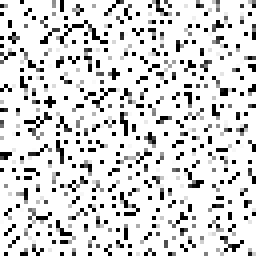
%> input picture amywatermark.bmp, 64 x 64 px (shown 4 times larger)
$ octave --eval "result = Arnold1('amywatermark.bmp');"   (GNU Octave 9; MATLAB toolbox functions it lacks are replaced by stand-ins)
%> lines starting %> are read from the running program, lines starting %| are printed output that depends on the picture
function [realwater] = Arnold1(waterpath)
%> called with waterpath = 'amywatermark.bmp'
C = imread(waterpath);
%> C is the input picture: size 64x64 uint8; min 0, max 255, mean 214
[h w]=size(C);
%> h = 64; w = 64
% Common parameters for scrambling and restoration
n=10;
a=3;b=5;
N=h;
%> N = 64

% Restoration
D=zeros(h,w);
for i=1:n
    for y=1:h
        for x=1:w
            xx=mod((a*b+1)*(x-1)-b*(y-1),N)+1; % New pixel's row position
            yy=mod(-a*(x-1)+(y-1),N)+1  ;  % New pixel's column position
            D(xx,yy)=C(x,y);
        end
    end
    C=D;
end
%> this loop made 10 passes
%> pass 1, in Arnold1, `C=D;`:
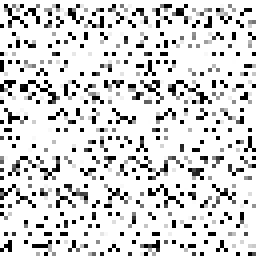
%> C: size 64x64 double (shown 4 times larger); min 0, max 255, mean 214; mean of the top-left, top-right, bottom-left and bottom-right quarters 211.6, 213.8, 214.7, 215.9
%> pass 2, in Arnold1, `C=D;`:
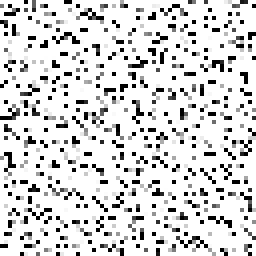
%> C: size 64x64 double (shown 4 times larger); min 0, max 255, mean 214; mean of the top-left, top-right, bottom-left and bottom-right quarters 213.5, 215, 214.5, 213
%> pass 3, in Arnold1, `C=D;`:
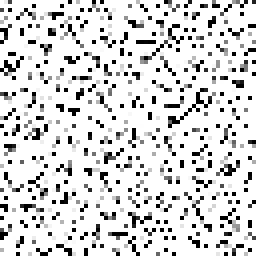
%> C: size 64x64 double (shown 4 times larger); min 0, max 255, mean 214; mean of the top-left, top-right, bottom-left and bottom-right quarters 215.1, 212.5, 215.1, 213.4
%> after the loop:
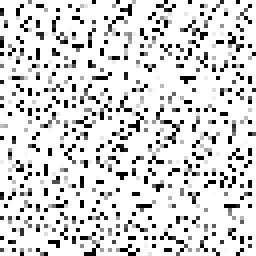
%> D: size 64x64 double (shown 4 times larger); min 0, max 255, mean 214; mean of the top-left, top-right, bottom-left and bottom-right quarters 212.4, 215.3, 213.8, 214.6
realwater = D;
end
